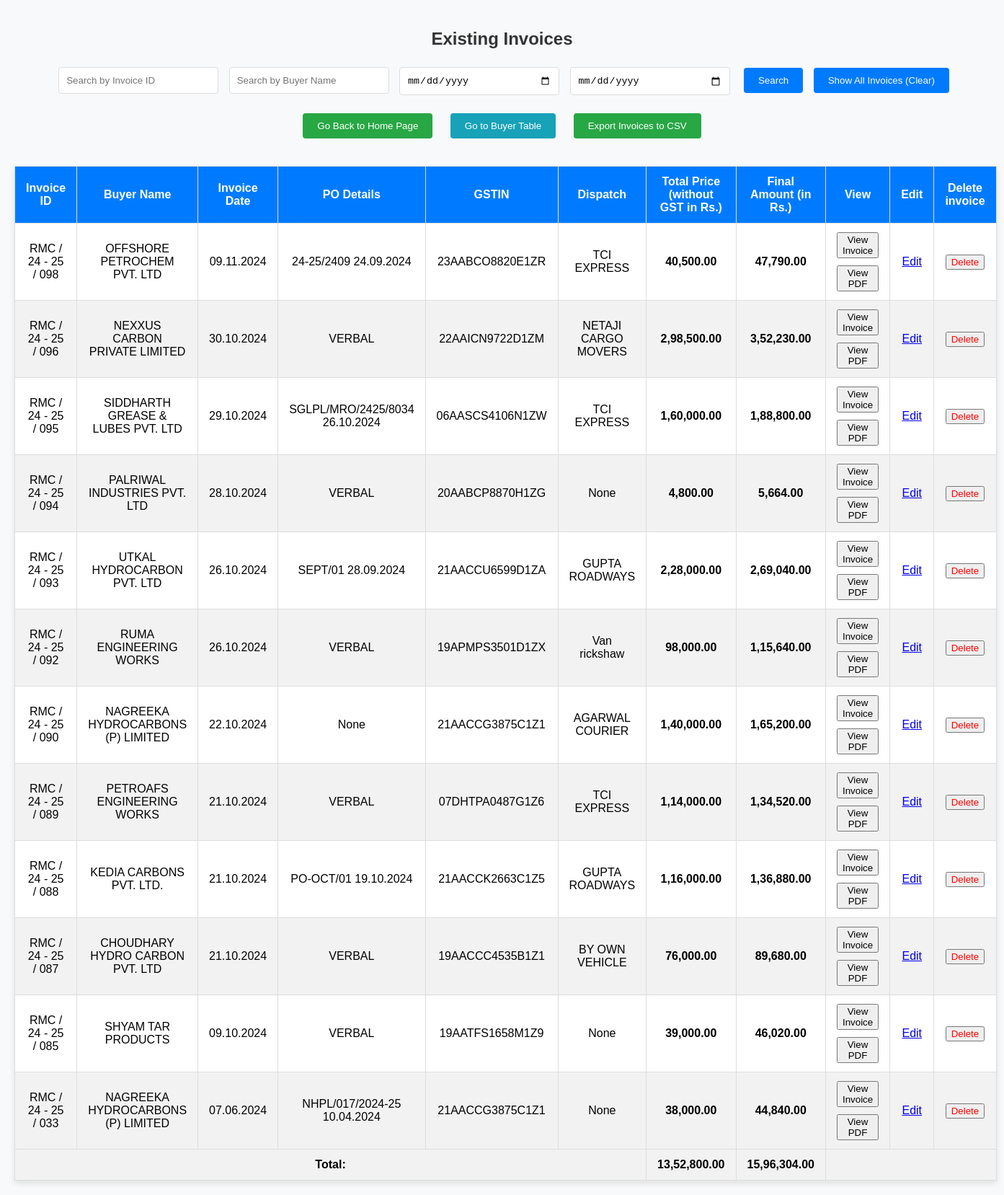
Screenshot of /view_invoices_new (signed in) with the database file from the repository.
### tables this page shows
CREATE TABLE invoices (
                    invoice_id TEXT PRIMARY KEY,
                    invoice_date TEXT NOT NULL,
                    buyer_id INTEGER,
                    address_id INTEGER,
                    po_details TEXT,
                    consignee_details TEXT NOT NULL,
                    dispatch TEXT,
                    total_price INT NOT NULL,
                    final_amount INT NOT NULL,
                    pdf_invoice BLOB,
                    FOREIGN KEY (buyer_id) REFERENCES buyer_info (buyer_id),
                    FOREIGN KEY (address_id) REFERENCES buyer_addresses (address_id)
                );

CREATE TABLE buyer_info (
                    buyer_id INTEGER PRIMARY KEY AUTOINCREMENT,
                    buyer_name TEXT UNIQUE NOT NULL,
                    buyer_gst TEXT NOT NULL
                );

### app_new.py (the view)
@app.route('/view_invoices_new')
def view_invoices_new():
    if 'user_id' not in session:
        return redirect(url_for('login'))
    conn = get_db_connection()
    invoices = conn.execute('SELECT * FROM invoices').fetchall()
    invoice_items = conn.execute('SELECT * FROM invoice_items').fetchall()
    invoice_data = []
    items_by_invoice = {}
    for item in invoice_items:
        if item['invoice_id'] not in items_by_invoice:
            items_by_invoice[item['invoice_id']] = []
        items_by_invoice[item['invoice_id']].append({
            'itemID': item['item_id'],
            'description': item['description'],
            'hsnCode': item['hsn_code'],
            'quantity': item['quantity'],
            'rate': item['rate'],
            'price': item['price']
        })
    for invoice in invoices:
        buyer_name = conn.execute('SELECT buyer_name FROM buyer_info WHERE buyer_id = ?', (invoice["buyer_id"],)).fetchone()
        buyer_gst = conn.execute('SELECT buyer_gst FROM buyer_info WHERE buyer_id = ?', (invoice["buyer_id"],)).fetchone()
        buyer_address = conn.execute('SELECT address FROM buyer_addresses WHERE address_id = ?', (invoice["address_id"],)).fetchone()
        buyer_name = buyer_name[0] if buyer_name else "Unknown"
        buyer_gst = buyer_gst[0] if buyer_gst else "N/A"
        buyer_address = buyer_address[0] if buyer_address else "No Address"
        invoice_data.append({
            'invoiceID': invoice['invoice_id'],
            'buyerName': buyer_name,
            'invoiceDate': format_date(invoice['invoice_date']),
            'poDetails': invoice['po_details'],
            'buyerAddress': buyer_address,
            'gstin': buyer_gst,
            'consignee': invoice['consignee_details'],
            'dispatch': invoice['dispatch'],
            'totalPrice': invoice['total_price'],
            'finalAmount': invoice['final_amount'],
            'items': items_by_invoice.get(invoice['invoice_id'], [])
        })
    conn.close()
    return render_template('view_invoices_new.html', invoice_data=invoice_data, format_indian_currency=format_indian_currency, user_role=session.get("role"))

### app_new.py (called while the page is built)
def format_date(date_str):
    return datetime.strptime(date_str, "%Y-%m-%d").strftime("%d.%m.%Y")

def format_indian_currency(num):
    num = float(num)  # Ensure the input is a float
    integer, decimal = f"{num:,.2f}".split('.')
    integer = integer.replace(",", "")
    if len(integer) > 3:
        last_three = integer[-3:]
        other_numbers = integer[:-3]
        other_numbers = ','.join([other_numbers[max(i - 2, 0):i] for i in range(len(other_numbers), 0, -2)][::-1])
        formatted_integer = f"{other_numbers},{last_three}"
    else:
        formatted_integer = integer
    return f"{formatted_integer}.{decimal}"

def get_db_connection():
    conn = sqlite3.connect('RMC_Sales_new.db')
    conn.row_factory = sqlite3.Row  # Enable dictionary-like row access
    return conn

### templates/view_invoices_new.html (shortened to what this page needs)
<!DOCTYPE html>
<html lang="en">
<head>
</head>
<body>
<h2>Existing Invoices</h2>
<div class="search-container">
    <input type="text" id="searchInvoiceID" placeholder="Search by Invoice ID">
    <input type="text" id="searchBuyerName" placeholder="Search by Buyer Name">
    <input type="date" id="fromDate" placeholder="From Date">
    <input type="date" id="toDate" placeholder="To Date">
    <button onclick="searchInvoices()">Search</button>
    <button onclick="clearSearch()">Show All Invoices (Clear)</button>
</div>
<div class="btn-container">
    <form action="/home" method="GET" style="display:inline;">
        <button type="submit" class="btn-home btn-home-homepage" style="margin-right: 20px;">Go Back to Home Page</button>
    </form>
    <form action="/buyer_table_new" method="GET" style="display:inline;">
        <button type="submit" class="btn-home btn-home-buyer" style="margin-right: 20px;">Go to Buyer Table</button>
    </form>
    <form action="/export_invoices_csv" method="GET" style="display:inline;">
        <button type="submit" class="btn-home btn-home-homepage">Export Invoices to CSV</button>
    </form>
</div>
<br>
<table id="invoiceTable">
    <tr>
        <th>Invoice ID</th>
        <th>Buyer Name</th>
        <th>Invoice Date</th>
        <th>PO Details</th>
        <th>GSTIN</th>
        <th>Dispatch</th>
        <th>Total Price (without GST in Rs.)</th>
        <th>Final Amount (in Rs.)</th>
        <th>View</th>
        <th>Edit</th>
        <th> Delete invoice </th>
    </tr>
    {% for invoice in invoice_data %}
    <tr>
        <td>{{ invoice.invoiceID }}</td>
        <td>{{ invoice.buyerName }}</td>
        <td class="invoice-date">{{ invoice.invoiceDate }}</td>
        <td>{{ invoice.poDetails }}</td>
        <td>{{ invoice.gstin }}</td>
        <td>{{ invoice.dispatch }}</td>
        <td><b>{{ format_indian_currency(invoice.totalPrice) }}</b></td>
        <td><b>{{ format_indian_currency(invoice.finalAmount) }}</b></td>
        <td>
            <button onclick="showInvoiceDetails('{{ invoice.invoiceID }}')" style="margin-bottom: 10px;">View Invoice</button>
            <form action="{{ url_for('view_pdf_new', invoice_id=invoice.invoiceID.replace('/', '-')) }}" method="GET" target="_blank" style="display:inline;">
                <button type="submit">View PDF</button>
            </form>
        </td>
        <td>
            <a href="{{ url_for('edit_invoice_new', invoice_id=invoice.invoiceID.replace('/', '-')) }}">Edit</a>
        </td>
        <td>
            {% if user_role == 'admin' %}
            <form action="{{ url_for('delete_invoice_new', invoice_id=invoice.invoiceID.replace('/', '-')) }}" method="POST" onsubmit="return confirm('Are you sure you want to delete this invoice?');">
                <button type="submit" style="color: red;">Delete</button>
            </form>
            {% else %}
            <form>
                <button disabled style="background-color: #ccc; cursor: not-allowed;">Delete (Admin Only)</button>
            </form>
            {% endif %}
        </td>
    </tr>
    {% endfor %}
    <tfoot>
        <tr class="summary-row">
            <td colspan="6">Total:</td>
            <td id="totalPriceSummary">0</td>
            <td id="finalAmountSummary">0</td>
            <td colspan="3"></td>
        </tr>
    </tfoot>
</table>
</body>
</html>

### templates/view_invoices_new.html (style rules this page uses)
body { font-family: 'Arial', sans-serif; background-color: #f8f9fa; margin: 0; padding: 20px; }
h2 { text-align: center; color: #333; }
table { width: 100%; margin-top: 20px; border-collapse: collapse; background-color: white; box-shadow: 0 4px 8px rgba(0, 0, 0, 0.1); }
th, td { padding: 12px 15px; border: 1px solid #ddd; }
th { background-color: #007bff; color: white; font-weight: bold; text-align: center; }
td { text-align: center; }
tr:nth-child(even) { background-color: #f2f2f2; }
.summary-row { font-weight: bold; background-color: #f2f2f2; }
.search-container { text-align: center; margin-bottom: 20px; }
.search-container input { padding: 10px; margin: 5px; border-radius: 4px; border: 1px solid #ddd; width: 200px; max-width: 100%; }
.search-container button { padding: 10px 20px; background-color: #007bff; color: white; border: none; border-radius: 4px; cursor: pointer; margin-left: 10px; }
.btn-container { text-align: center; margin-top: 20px; }
.btn-home { padding: 10px 20px; border: none; border-radius: 4px; cursor: pointer; color: white; }
.btn-home-homepage { background-color: #28a745; }
.btn-home-buyer { background-color: #17a2b8; }
button { cursor: pointer; }

### rows the page displays
invoices: invoiceID "RMC / 24 - 25 / 033", poDetails "NHPL/017/2024-25 10.04.2024", total_price "38,000.00", final_amount "44,840.00"
buyer_info: buyerName "NAGREEKA HYDROCARBONS (P) LIMITED" "NAGREEKA HYDROCARBONS (P) LIMITED", gstin "21AACCG3875C1Z1" "21AACCG3875C1Z1"
invoices: invoiceID "RMC / 24 - 25 / 092", poDetails "VERBAL", dispatch "Van rickshaw", total_price "98,000.00", final_amount "1,15,640.00"
buyer_info: buyerName "RUMA ENGINEERING WORKS", gstin "19APMPS3501D1ZX"
invoices: invoiceID "RMC / 24 - 25 / 095", poDetails "SGLPL/MRO/2425/8034 26.10.2024", dispatch "TCI EXPRESS", total_price "1,60,000.00", final_amount "1,88,800.00"
buyer_info: buyerName "SIDDHARTH GREASE & LUBES PVT. LTD", gstin "06AASCS4106N1ZW"
invoices: invoiceID "RMC / 24 - 25 / 096", poDetails "VERBAL", dispatch "NETAJI CARGO MOVERS", total_price "2,98,500.00", final_amount "3,52,230.00"
buyer_info: buyerName "NEXXUS CARBON PRIVATE LIMITED", gstin "22AAICN9722D1ZM"
invoices: invoiceID "RMC / 24 - 25 / 093", poDetails "SEPT/01 28.09.2024", dispatch "GUPTA ROADWAYS", total_price "2,28,000.00", final_amount "2,69,040.00"
buyer_info: buyerName "UTKAL HYDROCARBON PVT. LTD", gstin "21AACCU6599D1ZA"
invoices: invoiceID "RMC / 24 - 25 / 090", dispatch "AGARWAL COURIER", total_price "1,40,000.00", final_amount "1,65,200.00"
invoices: invoiceID "RMC / 24 - 25 / 089", poDetails "VERBAL", dispatch "TCI EXPRESS", total_price "1,14,000.00", final_amount "1,34,520.00"
buyer_info: buyerName "PETROAFS ENGINEERING WORKS", gstin "07DHTPA0487G1Z6"
invoices: invoiceID "RMC / 24 - 25 / 087", poDetails "VERBAL", dispatch "BY OWN VEHICLE", total_price "76,000.00", final_amount "89,680.00"
buyer_info: buyerName "CHOUDHARY HYDRO CARBON PVT. LTD", gstin "19AACCC4535B1Z1"
invoices: invoiceID "RMC / 24 - 25 / 088", poDetails "PO-OCT/01 19.10.2024", dispatch "GUPTA ROADWAYS", total_price "1,16,000.00", final_amount "1,36,880.00"
buyer_info: buyerName "KEDIA CARBONS PVT. LTD.", gstin "21AACCK2663C1Z5"
invoices: invoiceID "RMC / 24 - 25 / 085", poDetails "VERBAL", total_price "39,000.00", final_amount "46,020.00"
buyer_info: buyerName "SHYAM TAR PRODUCTS", gstin "19AATFS1658M1Z9"
invoices: invoiceID "RMC / 24 - 25 / 094", poDetails "VERBAL", total_price "4,800.00", final_amount "5,664.00"
buyer_info: buyerName "PALRIWAL INDUSTRIES PVT. LTD", gstin "20AABCP8870H1ZG"
invoices: invoiceID "RMC / 24 - 25 / 098", poDetails "24-25/2409 24.09.2024", dispatch "TCI EXPRESS", total_price "40,500.00", final_amount "47,790.00"
buyer_info: buyerName "OFFSHORE PETROCHEM PVT. LTD", gstin "23AABCO8820E1ZR"

### other values shown
{{ invoice.invoiceDate }} "07.06.2024" "26.10.2024" "29.10.2024" "30.10.2024" "26.10.2024" "22.10.2024" "21.10.2024" "21.10.2024" "21.10.2024" "09.10.2024" "28.10.2024" "09.11.2024"
{{ invoice.dispatch }} "None" "None" "None"
{{ invoice.poDetails }} "None"
